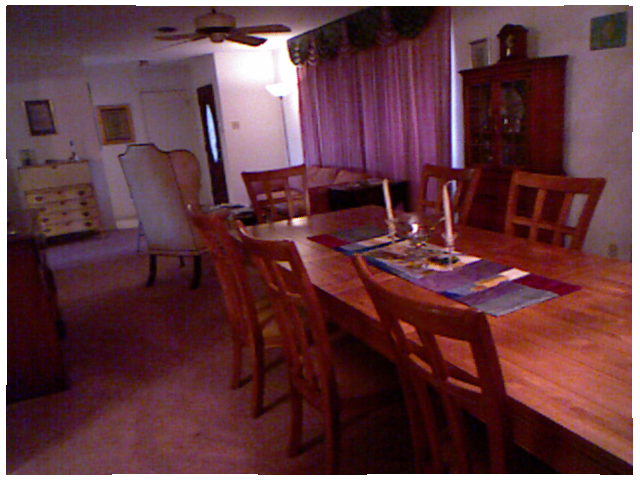
//> input picture SLAM1-8/color/1.png, 640 x 480 px
$ ./feature_extraction   (built with g++ and OpenCV 4)
//> lines starting //> are read from the running program, lines starting //| are printed output that depends on the picture; pictures that were not available may be replaced by others from this repository, and a replacement may not be noted
//
// Created by gtkansy on 18-5-9.
//

#include <iostream>
#include <opencv2/opencv.hpp>
#include <assert.h>
using namespace std;
using namespace cv;


int main(){
    Mat img1=imread("/home/gtkansy/Pictures/hh/1.png",CV_LOAD_IMAGE_COLOR);
//> img1 is the input picture: 480 rows x 640 cols, CV_8UC3; mean B, G, R 63.3, 57.5, 98.9
    Mat img2=imread("/home/gtkansy/Pictures/hh/10.png",CV_LOAD_IMAGE_COLOR);
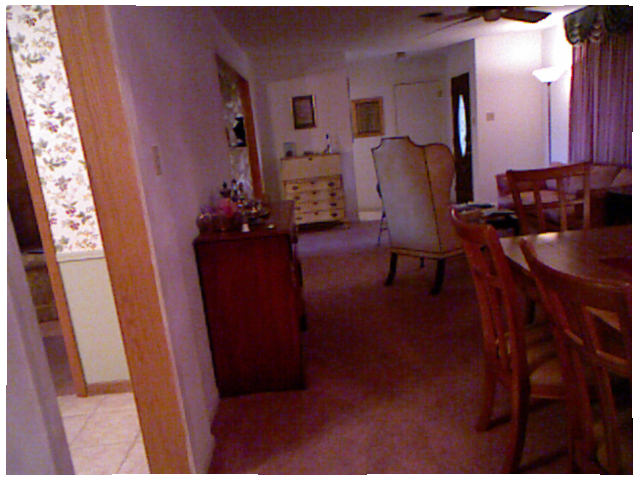
//> input picture SLAM1-8/color/2.png, 640 x 480 px, given in place of 10.png, which was not available
//> img2 is the input picture: 480 rows x 640 cols, CV_8UC3; mean B, G, R 77.9, 76.7, 114.8
    if(img1.empty()||img2.empty()){
        return 0;
    }
    std::vector<KeyPoint> keyp1,keyp2;
    Mat desc1,desc2;
    Ptr<ORB> orb=ORB::create(500,1.2f,8,31,0,2,ORB::HARRIS_SCORE,31,20);
    orb->detect(img1,keyp1);
//> keyp1 = 500 keypoints; strongest (x, y, size): (264, 40, 37.2), (415, 226, 44.6), (413, 226, 37.2), (293, 220, 37.2)
    orb->compute(img1,keyp1,desc1);
    orb->detect(img2,keyp2);
//> keyp2 = 500 keypoints; strongest (x, y, size): (571, 46, 31), (549, 83, 31), (570, 47, 37.2), (570, 46, 44.6)
    orb->compute(img2,keyp2,desc2);
    Mat img3;
    cv::drawKeypoints(img1,keyp1,img3,Scalar::all(-1),DrawMatchesFlags::DEFAULT);
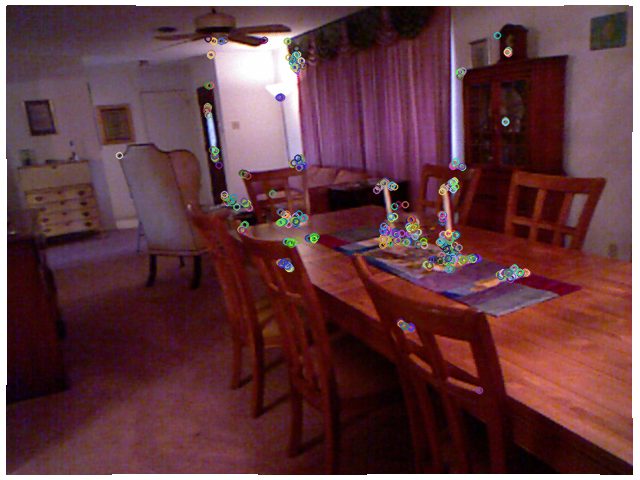
//> img3: 480 rows x 640 cols, CV_8UC3; mean B, G, R 64, 58.4, 98.9
    imshow("raw",img3);

    std::vector<DMatch> matches;
    BFMatcher matcher(NORM_HAMMING);
    matcher.match(desc1,desc2,matches);
//> matches = 500 matches
    double min_dist=10000,max_dist=0;
    for(int i=0;i<desc1.rows;i++){
        double dist=matches[i].distance;
        if(dist<min_dist) min_dist=dist;
        if(dist>max_dist) max_dist=dist;
    }
//> this loop made 500 passes
//> (dist, min_dist, max_dist) on pass 1: (65, 65, 65)
//> (dist, min_dist) on passes 2, 8, 9, 12, 17, 28: (63, 63), (62, 62), (57, 57), (56, 56), (53, 53), (47, 47)
//> after the loop, min_dist = 11; max_dist = 90
    cout<<"max_dist= "<<max_dist<<endl;
//| max_dist= 90
    std::vector<DMatch> good_matches;
    for(int i=0;i<desc1.rows;i++){
        if(matches[i].distance<=max(2*min_dist,30.0)){
            good_matches.push_back(matches[i]);
        }
    }
    Mat good_match;
    drawMatches(img1,keyp1,img2,keyp2,good_matches,good_match);
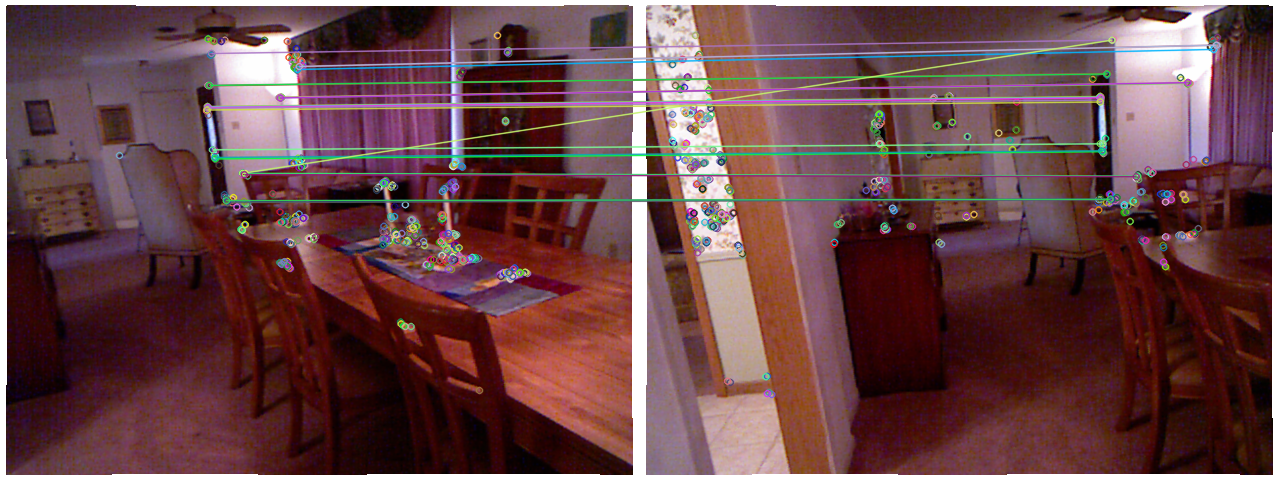
//> good_match: 480 rows x 1280 cols, CV_8UC3; mean B, G, R 72.9, 70.3, 106.6
    imshow("match",good_match);
    cv::waitKey(0);
}
